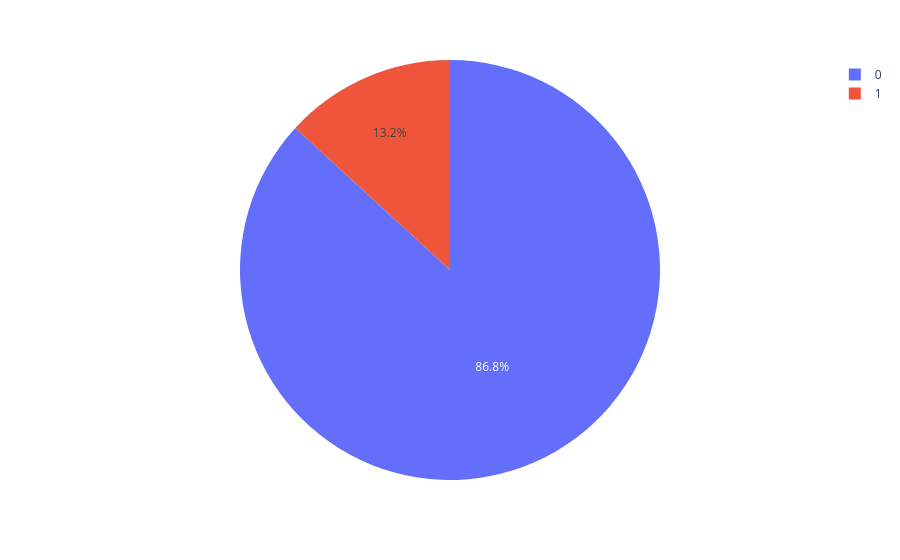

This figure's notebook cell:
### Code cell
pie4 = dataset["Holiday"].value_counts()
holiday = pie4.index
orders = pie4.values
fig = px.pie(values = orders, names = holiday)
fig.show()

### Figure 1 — Plotly figure (JSON) as saved in the notebook; plotly's stock layout.template omitted (floating-point values rounded to 4 significant figures)
{"data": [{"domain": {"x": [0, 1], "y": [0, 1]}, "hovertemplate": "label=%{label}<br>value=%{value}<extra></extra>", "labels": [0, 1], "legendgroup": "", "name": "", "showlegend": true, "type": "pie", "values": [163520, 24820]}], "layout": {"legend": {"tracegroupgap": 0}, "margin": {"t": 60}}}
